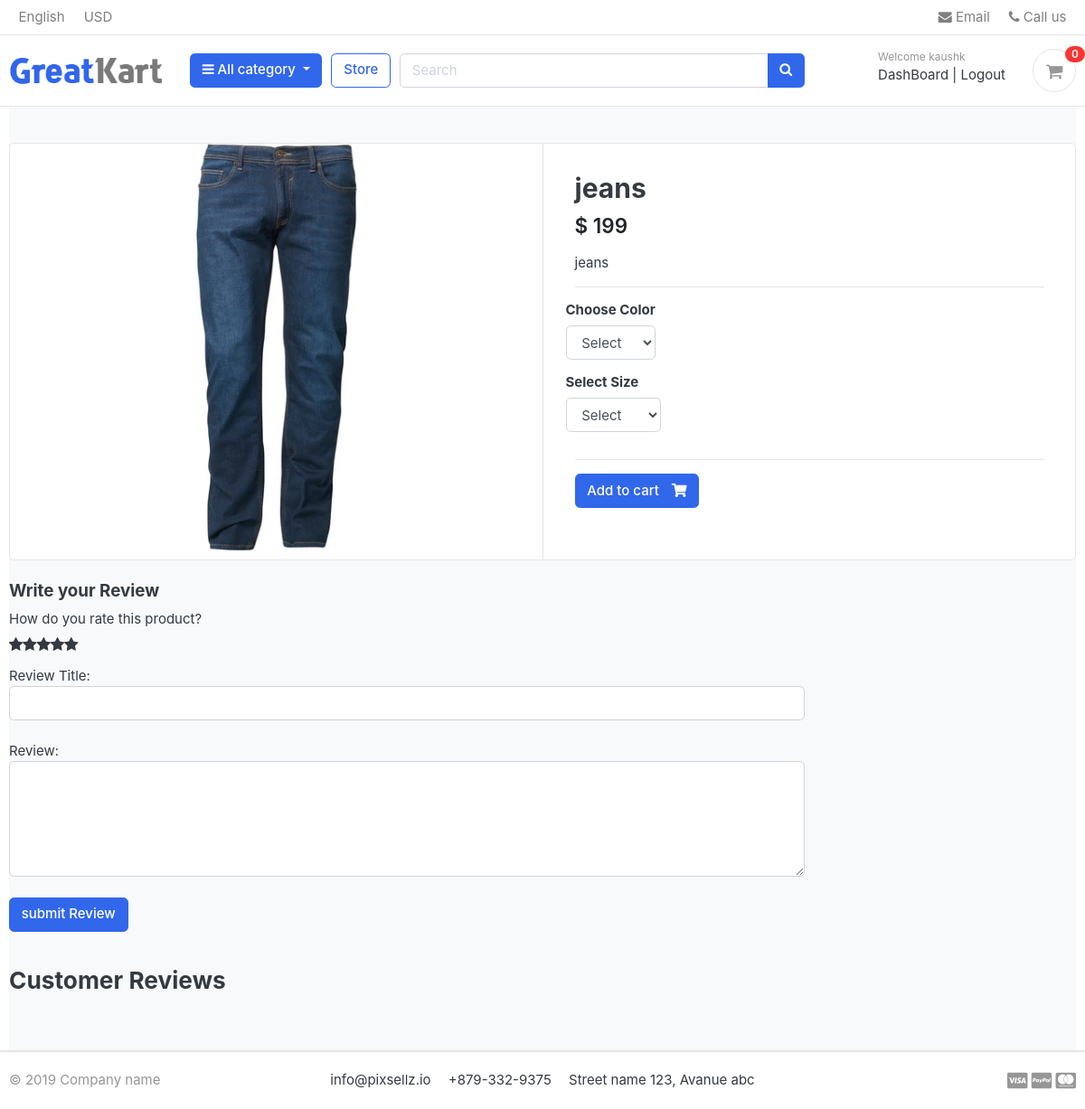
Before: /store/category/pants/jeans/ (signed in) with the older database file.
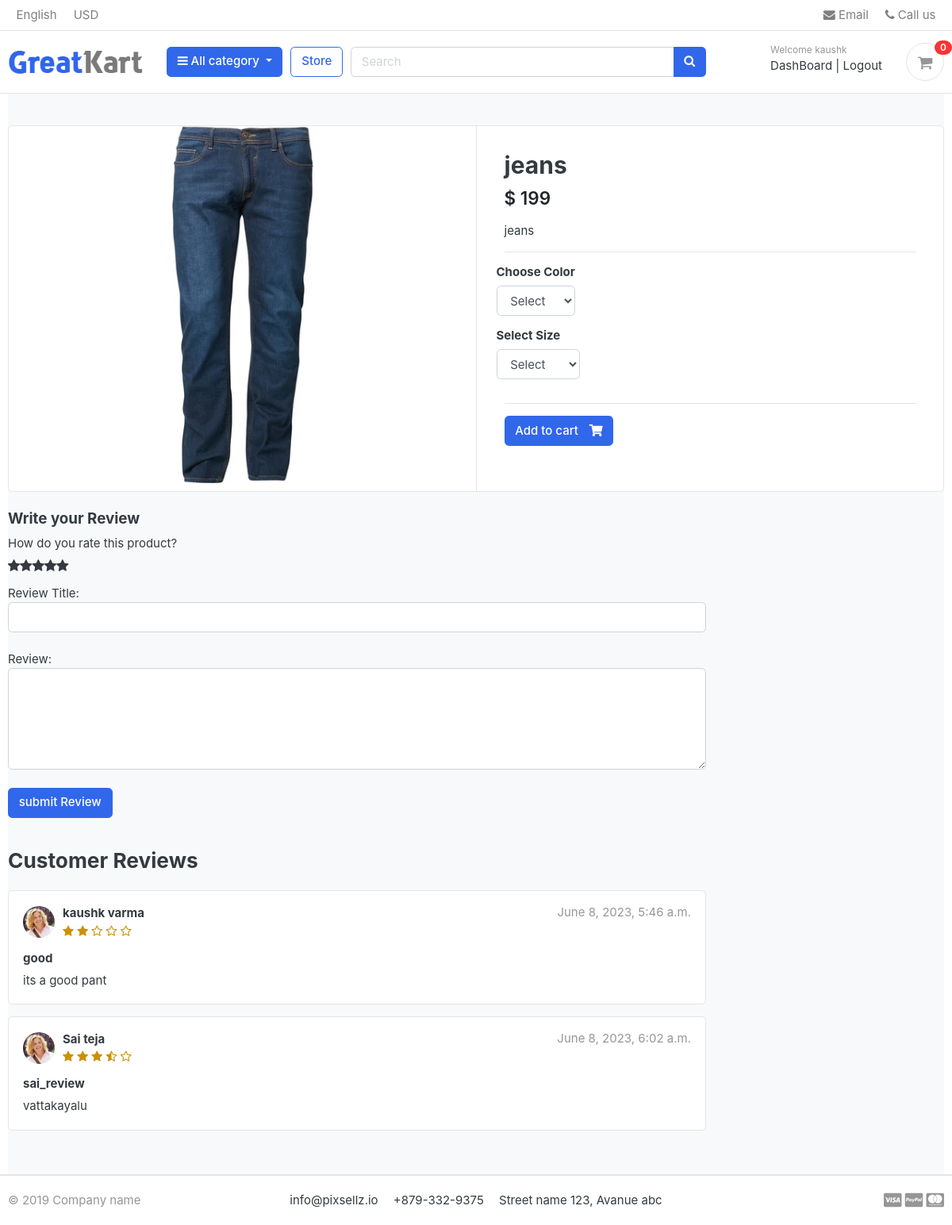
After: the same page with the newer database file.
### accounts/models.py (models this page shows, shortened)
class Account(AbstractBaseUser):
    first_name = models.CharField(max_length=50,)
    last_name = models.CharField(max_length=50,)
    username = models.CharField(max_length=50,unique=True)
    email = models.EmailField(max_length=100,unique=True)
    phone_number = models.CharField(max_length=50)
    date_joined = models.DateTimeField(auto_now_add=True)
    last_login = models.DateTimeField(auto_now_add=True)
    is_admin = models.BooleanField(default=False)
    is_staff = models.BooleanField(default=False)
    is_active = models.BooleanField(default=False)
    is_superadmin = models.BooleanField(default=False)
    USERNAME_FIELD = 'email'
    REQUIRED_FIELDS = [
        'username','first_name','last_name'
    ]
    objects = MyAccountManager()
    def full_name(self):
        return f'{self.first_name} {self.last_name}'

### store/models.py (models this page shows, shortened)
class Product(models.Model):
    product_name       = models.CharField(max_length=200,unique=True)
    slug               = models.SlugField(max_length=200,unique=True)
    description        = models.TextField(max_length=500,blank=True)
    price              = models.IntegerField()
    Image              = models.ImageField(upload_to='photos/products')
    stock              = models.IntegerField()
    is_available       = models.BooleanField(default=True)
    category           = models.ForeignKey(Category, on_delete=models.CASCADE)
    created_date       = models.DateTimeField(auto_now_add=True)
    modified_date      = models.DateTimeField(auto_now=True)

class ReviewRating(models.Model):
    product = models.ForeignKey(Product, on_delete=models.CASCADE)
    user = models.ForeignKey(Account, on_delete=models.CASCADE)
    subject = models.CharField(max_length=100,blank=True)
    review = models.TextField(max_length=500,blank=True)
    rating = models.FloatField()
    ip = models.CharField(max_length=20,blank=True)
    status = models.BooleanField(default=True)
    created_at = models.DateTimeField(auto_now_add=True)
    updated_at = models.DateTimeField(auto_now=True)

### store/views.py (the view)
# urls.py: path('category/<slug:category_slug>/<slug:product_slug>/', views.product_detail, name='product_detail'),
def product_detail(request,category_slug, product_slug):
    try:
        single_product = Product.objects.get(category__slug=category_slug,slug=product_slug)
        in_cart = CartItem.objects.filter(cart__cart_id=_cart_id(request),product=single_product).exists()
    except Exception as e:
        raise e
    orderproduct = OrderProduct.objects.filter(user=request.user,product_id = single_product.id)
    reviews = ReviewRating.objects.filter(product_id=single_product.id,status=True)
    print(len(reviews))
    context = {'single_product':single_product,'in_cart':in_cart,'orderproduct':orderproduct,'reviews':reviews}
    return render(request,'store/product_detail.html', context )

### templates/store/product_detail.html (shortened to what this page needs)
{% extends 'base.html' %}
{% load static %}
{% block content %}
<div class="container">
    <section class="section-content padding-y bg">
    <div class="card">
        <div class="row no-gutters">
            <aside class="col-md-6">
    <article class="gallery-wrap">
        <div class="img-big-wrap">
           <a href="#"><img src="{{single_product.Image.url}}"></a>
        </div>
    </article>
            </aside>
            <main class="col-md-6 border-left">
    <form action="{% url 'add_cart' single_product.id %}" method="POST" >
    <article class="content-body">
    <h2 class="title">{{ single_product.product_name }}</h2>
    <div class="mb-3">
        <var class="price h4">$ {{single_product.price}}</var>
    </div>
    <p>{{single_product.description}}</p>
    <hr>
        <div class="row">
            <div class="item-option-select">
                <h6>Choose Color</h6>
                <select name="color" class="form-control" required>
                  <option value="" disabled selected >Select</option>
                </select>
            </div>
        </div>
        <div class="row">
            <div class="item-option-select">
                <h6>Select Size</h6>
               <select name="size" class="form-control" required>
                <option value="" disabled selected >Select</option>
               </select>
            </div>
        </div>
        <hr>
      {% if single_product.stock <= 0  %}
      <h4 class="text-danger">Out of stock </h4>
      {% else %}
        <button type="submit" href="{% url 'add_cart' single_product.id %}" class="btn  btn-primary"> <span class="text">Add to cart</span> <i class="fas fa-shopping-cart"></i>  </button>
      {% endif %}
    </article>
  </form>
            </main>
        </div>
    </div>
    <br>
    <div class="row">
                <div class="col-md-9">
        <form action="{% url 'submit_reviews' single_product.id %}" method="POST">
            <h5>Write your Review</h5>
            <div>
                <label> How do you rate this product?</label>
                <br>
                <div class="rate">
                    <input type="radio" name="rating" id="rating10" value="5" required><label for="rating10" title="5"></label>
                    <input type="radio" name="rating" id="rating8" value="4" required><label for="rating8" title="4"></label>
                    <input type="radio" name="rating" id="rating6" value="3" required><label for="rating6" title="3"></label>
                    <input type="radio" name="rating" id="rating4" value="2" required><label for="rating4" title="2"></label>
                    <input type="radio" name="rating" id="rating2" value="1" required><label for="rating2" title="1"></label>
                </div>
                <br>
                    Review Title:
                    <input type="text" class="form-control" name="subject">
                    <br>
                    Review:
                    <textarea name="review" class="form-control" rows="5"></textarea>
                    <br>
                {% if user.is_authenticated %}
                    {% if orderproduct %}
                        <input type="submit" value="submit Review" class="btn btn-primary">
                    {% else %}
                        <p>You have to purchase the product before reviewing</p>
                    {% endif %}
                {% else %}
                    <p>Please log in to post a review. <span><a href="{% url 'login' %}">Login here</a></span> </p>
                {% endif %}
            </div>
        </form>
        <br>
        <header class="section-heading">
            <h3>Customer Reviews </h3>
        </header>
        {% for item in reviews %}
            <article class="box mb-3">
                <div class="icontext w-100">
                        <img src="{% static './images/avatars/avatar1.jpg' %}" class="img-xs icon rounded-circle">
                        <div class="text">
                            <span class="date text-muted float-md-right">{{item.created_at}}</span>
                            <h6 class="mb-1">{{item.user.full_name}}</h6>
                            <div class="rating-star">
                                <span>
                                    <i class="fa fa-star{% if item.rating == 0.5 %}-half-o{% elif item.rating < 1%}-o {% endif %}" aria-hidden="true"></i>
                                    <i class="fa fa-star{% if item.rating == 1.5 %}-half-o{% elif item.rating < 2%}-o {% endif %}" aria-hidden="true"></i>
                                    <i class="fa fa-star{% if item.rating == 2.5 %}-half-o{% elif item.rating < 3%}-o {% endif %}" aria-hidden="true"></i>
                                    <i class="fa fa-star{% if item.rating == 3.5 %}-half-o{% elif item.rating < 4%}-o {% endif %}" aria-hidden="true"></i>
                                    <i class="fa fa-star{% if item.rating == 4.5 %}-half-o{% elif item.rating < 5%}-o {% endif %}" aria-hidden="true"></i>
                                </span>
                            </div>
                        </div>
                </div>
                <div class="mt-3">
                    <h6>{{item.subject}}</h6>
                    <p>
                        {{item.review}}
                    </p>
                </div>
            </article>
        {% endfor %}
        </div>
    </div>
    </div>
{% endblock content %}

### templates/base.html (shortened to what this page needs)
{% load static %}
<!DOCTYPE HTML>
<html lang="en">
<head>
<link href="{% static 'css/bootstrap.css' %}" rel="stylesheet" type="text/css"/>
<link href="{% static 'fonts/fontawesome/css/all.min.css' %}" type="text/css" rel="stylesheet">
<link href="{% static 'css/ui.css' %}" rel="stylesheet" type="text/css"/>
<link href="{% static 'css/responsive.css' %}" rel="stylesheet" media="only screen and (max-width: 1200px)" />
<link href="{% static 'css/custom.css' %}" rel="stylesheet" type="text/css"/>
<link rel="stylesheet" href="https://cdnjs.cloudflare.com/ajax/libs/font-awesome/4.7.0/css/font-awesome.min.css">
</head>
<body>
{% include 'includes/navbar.html' %}
{% block content %}{% endblock %}
{% include 'includes/footer.html' %}

### templates/includes/navbar.html (shortened to what this page needs)
{% load static %}
<header class="section-header">
    <nav class="navbar p-md-0 navbar-expand-sm navbar-light border-bottom">
    <div class="container">
      <div class="collapse navbar-collapse" id="navbarTop4">
        <ul class="navbar-nav mr-auto">
            <li class="nav-item dropdown">
                 <a href="#" class="nav-link">   English </a>
            </li>
            <li class="nav-item dropdown">
                <a href="#" class="nav-link"> USD </a>
            </li>
        </ul>
        <ul class="navbar-nav">
            <li><a href="#" class="nav-link"> <i class="fa fa-envelope"></i> Email </a></li>
            <li><a href="#" class="nav-link"> <i class="fa fa-phone"></i> Call us </a></li>
        </ul>
      </div>
    </div>
    </nav>
    <section class="header-main border-bottom">
        <div class="container">
    <div class="row align-items-center">
        <div class="col-lg-2 col-md-3 col-6">
            <a href="{% url 'home' %}" class="brand-wrap">
                <img class="logo" src="{% static './images/logo.png' %}">
            </a>
        </div>
        <div class="col-lg col-sm col-md col-6 flex-grow-0">
            <div class="category-wrap dropdown d-inline-block float-right">
                <button type="button" class="btn btn-primary dropdown-toggle" data-toggle="dropdown">
                    <i class="fa fa-bars"></i> All category
                </button>
            </div>
        </div>
        <a href="{% url 'store' %}" class="btn btn-outline-primary">Store</a>
        <div class="col-lg  col-md-6 col-sm-12 col">
            <form action="{% url 'search' %}" class="search" method="GET">
                <div class="input-group w-100">
                    <input type="text" class="form-control" style="width:60%;" placeholder="Search" name="keyword">
                    <div class="input-group-append">
                      <button class="btn btn-primary" type="submit">
                        <i class="fa fa-search"></i>
                      </button>
                    </div>
                </div>
            </form>
        </div>
        <div class="col-lg-3 col-sm-6 col-8 order-2 order-lg-3">
                    <div class="d-flex justify-content-end mb-3 mb-lg-0">
                        {% if user.id is None %}
                        <div class="widget-header">
                            <small class="title text-muted">Welcome guest!</small>
                            <div>
                                <a href="{% url 'login' %}">Sign in</a> <span class="dark-transp"> | </span>
                                <a href="{% url 'register' %}"> Register</a>
                            </div>
                        </div>
                        {% else %}
                        <div class="widget-header">
                            <small class="title text-muted">Welcome {{user.first_name}}</small>
                            <div>
                                <a href="{% url 'dashboard' %}">DashBoard</a> <span class="dark-transp"> | </span>
                                <a href="{% url 'logout' %}"> Logout </a>
                            </div>
                        </div>
                        {% endif %}
                        <a href="{% url 'cart' %}" class="widget-header pl-3 ml-3">
                            <div class="icon icon-sm rounded-circle border"><i class="fa fa-shopping-cart"></i></div>
                            <span class="badge badge-pill badge-danger notify">{{cart_count}}</span>
                        </a>
                    </div>
                </div>
    </div>
        </div>
    </section>
    </header>

### templates/includes/footer.html
{% load static %}
<footer class="section-footer border-top">
	<div class="container">
		<section class="footer-bottom border-top row">
			<div class="col-md-2">
				<p class="text-muted"> &copy 2019 Company name </p>
			</div>
			<div class="col-md-8 text-md-center">
				<span  class="px-2">info@pixsellz.io</span>
				<span  class="px-2">+879-332-9375</span>
				<span  class="px-2">Street name 123, Avanue abc</span>
			</div>
			<div class="col-md-2 text-md-right text-muted">
				<i class="fab fa-lg fa-cc-visa"></i>
				<i class="fab fa-lg fa-cc-paypal"></i>
				<i class="fab fa-lg fa-cc-mastercard"></i>
			</div>
		</section>
	</div>
</footer>

Changed rows visible on the page:
added ReviewRating: created_at "June 8, 2023, 5:46 a.m.", user.full_name "kaushk varma", rating 2 (drawn), subject "good", review "its a good pant"
added ReviewRating: created_at "June 8, 2023, 6:02 a.m.", user.full_name "Sai teja", rating 3.5 (drawn), subject "sai_review", review "vattakayalu"
